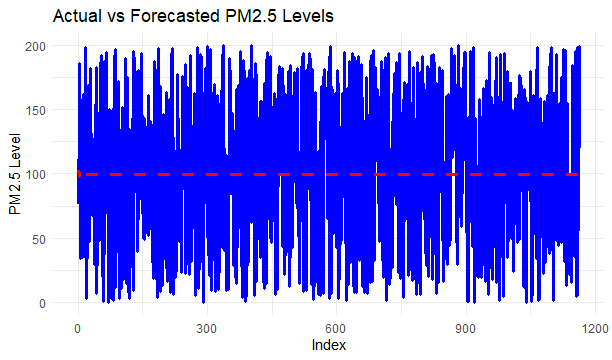

This chart was generated by the following R code:
library(dplyr)
library(readr)
library(ggplot2)
library(caret)
library(forecast)

setwd("C:/Users/HP/Desktop/CODING/R")
df <- read.csv("air_quality_health_impact_data.csv")

if ("Date" %in% names(df)) {
  df$Date <- as.Date(df$Date, format = "%Y-%m-%d")
} else {
  df$Date <- 1:nrow(df)  # Use row index if no date provided
}

df <- df %>% arrange(Date)

if (!"PM2_5" %in% names(df)) {
  stop("\u274c PM2_5 column not found in the dataset.")
}

# Creating Time Series Object
ts_data <- ts(df$PM2_5, frequency = 7)  # Assuming daily data with weekly seasonality

# Train-Test Split (80%-20%)
split_index <- floor(0.8 * length(ts_data))
ts_train <- window(ts_data, end = c(1, split_index))
ts_test <- window(ts_data, start = c(1, split_index + 1))

auto_model <- auto.arima(ts_train)

forecast_horizon <- length(ts_test)
forecast_result <- forecast(auto_model, h = forecast_horizon)

predictions <- as.numeric(forecast_result$mean)
actuals <- as.numeric(ts_test)

# Evaluating Model Performance
rmse_val <- sqrt(mean((actuals - predictions)^2))
mae_val <- mean(abs(actuals - predictions))


cat("\n\ud83d\udcca ARIMA Model Performance:\n")
cat(sprintf("\u2705 RMSE: %.2f\n", rmse_val))
cat(sprintf("\u2705 MAE: %.2f\n", mae_val))


# Plotting Actual vs Forecasted PM2.5 levels
plot_df <- data.frame(Index = 1:length(actuals), Actual = actuals, Predicted = predictions)

ggplot(plot_df, aes(x = Index)) +
  geom_line(aes(y = Actual), color = "blue", size = 1.2) +
  geom_line(aes(y = Predicted), color = "red", linetype = "dashed", size = 1.2) +
  labs(title = "Actual vs Forecasted PM2.5 Levels",
       x = "Index", y = "PM2.5 Level") +
  theme_minimal()
